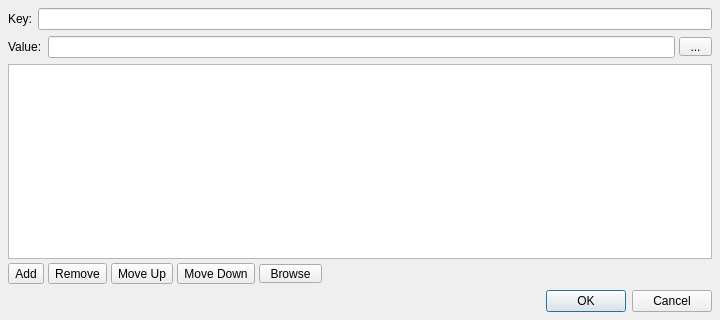
<?xml version="1.0" encoding="UTF-8"?>
<ui version="4.0">
 <class>Dialog</class>
 <widget class="QDialog" name="Dialog">
  <property name="geometry">
   <rect>
    <x>0</x>
    <y>0</y>
    <width>720</width>
    <height>320</height>
   </rect>
  </property>
  <property name="sizePolicy">
   <sizepolicy hsizetype="Preferred" vsizetype="Expanding">
    <horstretch>0</horstretch>
    <verstretch>0</verstretch>
   </sizepolicy>
  </property>
  <property name="windowTitle">
   <string>Edit Environment Variable</string>
  </property>
  <property name="modal">
   <bool>true</bool>
  </property>
  <layout class="QVBoxLayout" name="main_verticalLayout">
   <property name="spacing">
    <number>6</number>
   </property>
   <property name="margin">
    <number>8</number>
   </property>
   <item>
    <widget class="QFrame" name="key_frame">
     <property name="frameShape">
      <enum>QFrame::NoFrame</enum>
     </property>
     <property name="frameShadow">
      <enum>QFrame::Plain</enum>
     </property>
     <property name="lineWidth">
      <number>0</number>
     </property>
     <layout class="QFormLayout" name="key_formLayout">
      <property name="fieldGrowthPolicy">
       <enum>QFormLayout::AllNonFixedFieldsGrow</enum>
      </property>
      <property name="labelAlignment">
       <set>Qt::AlignRight|Qt::AlignTrailing|Qt::AlignVCenter</set>
      </property>
      <property name="margin">
       <number>0</number>
      </property>
      <item row="0" column="0">
       <widget class="QLabel" name="key_label">
        <property name="text">
         <string>Key:</string>
        </property>
       </widget>
      </item>
      <item row="0" column="1">
       <layout class="QHBoxLayout" name="key_horizontalLayout">
        <property name="spacing">
         <number>4</number>
        </property>
        <item>
         <widget class="QLineEdit" name="key_lineEdit">
          <property name="text">
           <string/>
          </property>
         </widget>
        </item>
       </layout>
      </item>
     </layout>
    </widget>
   </item>
   <item>
    <widget class="QFrame" name="value_frame">
     <property name="frameShape">
      <enum>QFrame::NoFrame</enum>
     </property>
     <property name="frameShadow">
      <enum>QFrame::Plain</enum>
     </property>
     <property name="lineWidth">
      <number>0</number>
     </property>
     <layout class="QFormLayout" name="value_formLayout">
      <property name="fieldGrowthPolicy">
       <enum>QFormLayout::AllNonFixedFieldsGrow</enum>
      </property>
      <property name="labelAlignment">
       <set>Qt::AlignRight|Qt::AlignTrailing|Qt::AlignVCenter</set>
      </property>
      <property name="margin">
       <number>0</number>
      </property>
      <item row="0" column="0">
       <widget class="QLabel" name="value_label">
        <property name="text">
         <string>Value:</string>
        </property>
       </widget>
      </item>
      <item row="0" column="1">
       <layout class="QHBoxLayout" name="value_horizontalLayout">
        <property name="spacing">
         <number>4</number>
        </property>
        <item>
         <widget class="QLineEdit" name="value_lineEdit">
          <property name="text">
           <string/>
          </property>
         </widget>
        </item>
        <item>
         <widget class="QToolButton" name="browse_toolButton">
          <property name="sizePolicy">
           <sizepolicy hsizetype="Maximum" vsizetype="Fixed">
            <horstretch>0</horstretch>
            <verstretch>0</verstretch>
           </sizepolicy>
          </property>
          <property name="toolTip">
           <string>&lt;html&gt;&lt;head/&gt;&lt;body&gt;&lt;p&gt;Browse for a file or folder&lt;/p&gt;&lt;/body&gt;&lt;/html&gt;</string>
          </property>
          <property name="styleSheet">
           <string notr="true">QToolButton {
	padding-right: 12px;
}

QToolButton:pressed, QToolButton:checked:pressed {
	padding-right: 11px;
}
</string>
          </property>
          <property name="text">
           <string>...</string>
          </property>
          <property name="icon">
           <iconset resource="rsc.qrc">
            <normaloff>:/rsc/rsc/icon_folder.png</normaloff>
            <disabledoff>:/rsc/rsc/icon_folder_disabled.png</disabledoff>:/rsc/rsc/icon_folder.png</iconset>
          </property>
          <property name="iconSize">
           <size>
            <width>15</width>
            <height>15</height>
           </size>
          </property>
          <property name="popupMode">
           <enum>QToolButton::InstantPopup</enum>
          </property>
          <property name="toolButtonStyle">
           <enum>Qt::ToolButtonIconOnly</enum>
          </property>
          <property name="noBackground" stdset="0">
           <bool>false</bool>
          </property>
         </widget>
        </item>
       </layout>
      </item>
     </layout>
    </widget>
   </item>
   <item>
    <widget class="QFrame" name="valueList_frame">
     <property name="frameShape">
      <enum>QFrame::NoFrame</enum>
     </property>
     <property name="frameShadow">
      <enum>QFrame::Plain</enum>
     </property>
     <property name="lineWidth">
      <number>0</number>
     </property>
     <layout class="QVBoxLayout" name="valueList_verticalLayout">
      <property name="spacing">
       <number>4</number>
      </property>
      <property name="margin">
       <number>0</number>
      </property>
      <item>
       <widget class="QListWidget" name="valueList_listWidget">
        <property name="alternatingRowColors">
         <bool>true</bool>
        </property>
        <property name="horizontalScrollMode">
         <enum>QAbstractItemView::ScrollPerPixel</enum>
        </property>
       </widget>
      </item>
      <item>
       <widget class="QFrame" name="toolbar_frame">
        <property name="frameShape">
         <enum>QFrame::NoFrame</enum>
        </property>
        <property name="frameShadow">
         <enum>QFrame::Plain</enum>
        </property>
        <property name="lineWidth">
         <number>0</number>
        </property>
        <layout class="QHBoxLayout" name="toolbar_horizontalLayout">
         <property name="spacing">
          <number>4</number>
         </property>
         <property name="margin">
          <number>0</number>
         </property>
         <item>
          <widget class="QToolButton" name="add_toolButton">
           <property name="sizePolicy">
            <sizepolicy hsizetype="Maximum" vsizetype="Fixed">
             <horstretch>0</horstretch>
             <verstretch>0</verstretch>
            </sizepolicy>
           </property>
           <property name="toolTip">
            <string>&lt;html&gt;&lt;head/&gt;&lt;body&gt;&lt;p&gt;Add an entry&lt;/p&gt;&lt;/body&gt;&lt;/html&gt;</string>
           </property>
           <property name="text">
            <string>Add</string>
           </property>
           <property name="icon">
            <iconset resource="rsc.qrc">
             <normaloff>:/rsc/rsc/icon_add.png</normaloff>
             <disabledoff>:/rsc/rsc/icon_add_disabled.png</disabledoff>:/rsc/rsc/icon_add.png</iconset>
           </property>
           <property name="iconSize">
            <size>
             <width>15</width>
             <height>15</height>
            </size>
           </property>
           <property name="popupMode">
            <enum>QToolButton::InstantPopup</enum>
           </property>
           <property name="toolButtonStyle">
            <enum>Qt::ToolButtonIconOnly</enum>
           </property>
          </widget>
         </item>
         <item>
          <widget class="QToolButton" name="remove_toolButton">
           <property name="sizePolicy">
            <sizepolicy hsizetype="Maximum" vsizetype="Fixed">
             <horstretch>0</horstretch>
             <verstretch>0</verstretch>
            </sizepolicy>
           </property>
           <property name="toolTip">
            <string>&lt;html&gt;&lt;head/&gt;&lt;body&gt;&lt;p&gt;Remove selected entry&lt;/p&gt;&lt;/body&gt;&lt;/html&gt;</string>
           </property>
           <property name="text">
            <string>Remove</string>
           </property>
           <property name="icon">
            <iconset resource="rsc.qrc">
             <normaloff>:/rsc/rsc/icon_minus.png</normaloff>
             <disabledoff>:/rsc/rsc/icon_minus_disabled.png</disabledoff>:/rsc/rsc/icon_minus.png</iconset>
           </property>
           <property name="iconSize">
            <size>
             <width>15</width>
             <height>15</height>
            </size>
           </property>
           <property name="toolButtonStyle">
            <enum>Qt::ToolButtonIconOnly</enum>
           </property>
          </widget>
         </item>
         <item>
          <widget class="QToolButton" name="moveUp_toolButton">
           <property name="sizePolicy">
            <sizepolicy hsizetype="Maximum" vsizetype="Fixed">
             <horstretch>0</horstretch>
             <verstretch>0</verstretch>
            </sizepolicy>
           </property>
           <property name="toolTip">
            <string>&lt;html&gt;&lt;head/&gt;&lt;body&gt;&lt;p&gt;Move entry up&lt;/p&gt;&lt;/body&gt;&lt;/html&gt;</string>
           </property>
           <property name="text">
            <string>Move Up</string>
           </property>
           <property name="icon">
            <iconset resource="rsc.qrc">
             <normaloff>:/rsc/rsc/icon_arrow_up.png</normaloff>
             <disabledoff>:/rsc/rsc/icon_arrow_up_disabled.png</disabledoff>:/rsc/rsc/icon_arrow_up.png</iconset>
           </property>
           <property name="iconSize">
            <size>
             <width>15</width>
             <height>15</height>
            </size>
           </property>
           <property name="toolButtonStyle">
            <enum>Qt::ToolButtonIconOnly</enum>
           </property>
          </widget>
         </item>
         <item>
          <widget class="QToolButton" name="moveDown_toolButton">
           <property name="sizePolicy">
            <sizepolicy hsizetype="Maximum" vsizetype="Fixed">
             <horstretch>0</horstretch>
             <verstretch>0</verstretch>
            </sizepolicy>
           </property>
           <property name="toolTip">
            <string>&lt;html&gt;&lt;head/&gt;&lt;body&gt;&lt;p&gt;Move entry down&lt;/p&gt;&lt;/body&gt;&lt;/html&gt;</string>
           </property>
           <property name="text">
            <string>Move Down</string>
           </property>
           <property name="icon">
            <iconset resource="rsc.qrc">
             <normaloff>:/rsc/rsc/icon_arrow_down.png</normaloff>
             <disabledoff>:/rsc/rsc/icon_arrow_down_disabled.png</disabledoff>:/rsc/rsc/icon_arrow_down.png</iconset>
           </property>
           <property name="iconSize">
            <size>
             <width>15</width>
             <height>15</height>
            </size>
           </property>
           <property name="toolButtonStyle">
            <enum>Qt::ToolButtonIconOnly</enum>
           </property>
          </widget>
         </item>
         <item>
          <widget class="QToolButton" name="browseList_toolButton">
           <property name="sizePolicy">
            <sizepolicy hsizetype="Maximum" vsizetype="Fixed">
             <horstretch>0</horstretch>
             <verstretch>0</verstretch>
            </sizepolicy>
           </property>
           <property name="toolTip">
            <string>&lt;html&gt;&lt;head/&gt;&lt;body&gt;&lt;p&gt;Browse for a file or folder&lt;/p&gt;&lt;/body&gt;&lt;/html&gt;</string>
           </property>
           <property name="styleSheet">
            <string notr="true">QToolButton {
	padding-right: 12px;
}

QToolButton:pressed, QToolButton:checked:pressed {
	padding-right: 11px;
}
</string>
           </property>
           <property name="text">
            <string>Browse</string>
           </property>
           <property name="icon">
            <iconset resource="rsc.qrc">
             <normaloff>:/rsc/rsc/icon_folder.png</normaloff>
             <disabledoff>:/rsc/rsc/icon_folder_disabled.png</disabledoff>:/rsc/rsc/icon_folder.png</iconset>
           </property>
           <property name="iconSize">
            <size>
             <width>15</width>
             <height>15</height>
            </size>
           </property>
           <property name="popupMode">
            <enum>QToolButton::InstantPopup</enum>
           </property>
           <property name="toolButtonStyle">
            <enum>Qt::ToolButtonIconOnly</enum>
           </property>
          </widget>
         </item>
         <item>
          <spacer name="toolbar_horizontalSpacer">
           <property name="orientation">
            <enum>Qt::Horizontal</enum>
           </property>
           <property name="sizeHint" stdset="0">
            <size>
             <width>40</width>
             <height>20</height>
            </size>
           </property>
          </spacer>
         </item>
        </layout>
       </widget>
      </item>
     </layout>
    </widget>
   </item>
   <item>
    <widget class="QDialogButtonBox" name="buttonBox">
     <property name="orientation">
      <enum>Qt::Horizontal</enum>
     </property>
     <property name="standardButtons">
      <set>QDialogButtonBox::Cancel|QDialogButtonBox::Ok</set>
     </property>
    </widget>
   </item>
  </layout>
 </widget>
 <resources>
  <include location="rsc.qrc"/>
 </resources>
 <connections>
  <connection>
   <sender>buttonBox</sender>
   <signal>accepted()</signal>
   <receiver>Dialog</receiver>
   <slot>accept()</slot>
   <hints>
    <hint type="sourcelabel">
     <x>264</x>
     <y>324</y>
    </hint>
    <hint type="destinationlabel">
     <x>157</x>
     <y>274</y>
    </hint>
   </hints>
  </connection>
  <connection>
   <sender>buttonBox</sender>
   <signal>rejected()</signal>
   <receiver>Dialog</receiver>
   <slot>reject()</slot>
   <hints>
    <hint type="sourcelabel">
     <x>332</x>
     <y>324</y>
    </hint>
    <hint type="destinationlabel">
     <x>286</x>
     <y>274</y>
    </hint>
   </hints>
  </connection>
 </connections>
</ui>
